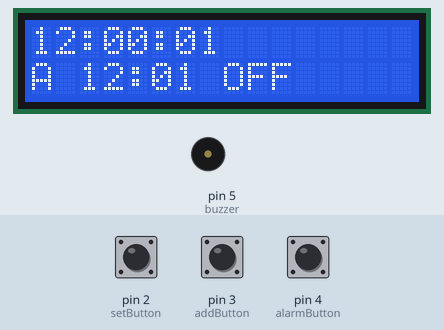
Recording of a sketch running on a simulated Arduino Uno, built with avr-gcc and run on an emulated ATmega328P. Shown: 16×2 character LCD, buzzer (waves = sounding, pin HIGH). Inputs (shaded band) come from the test bench; at power-on: pin 4 (alarmButton) HIGH, pin 2 (setButton) HIGH, pin 3 (addButton) HIGH.

Above: at 1.2 s.
1.3 s: pin 4 (alarmButton) pulled LOW for 0.15 s
At 2.8 s:
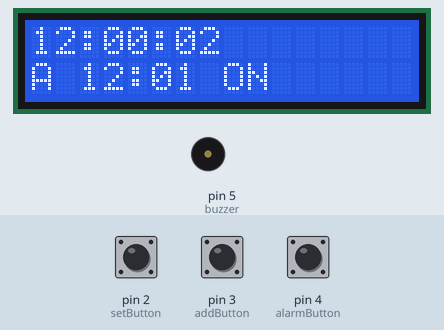
4.4 s: pin 2 (setButton) pulled LOW for 0.15 s
At 5.3 s:
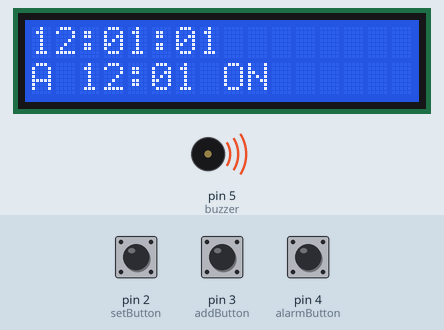
7.5 s: pin 3 (addButton) pulled LOW for 0.15 s
At 8.9 s:
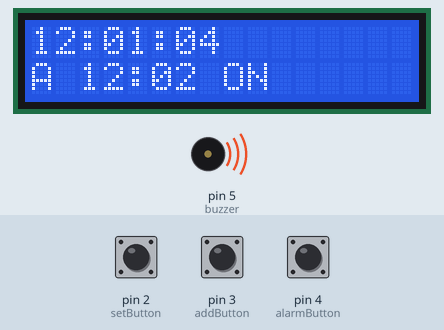
9.6 s: pin 2 (setButton) pulled LOW for 1 s
At 10.9 s:
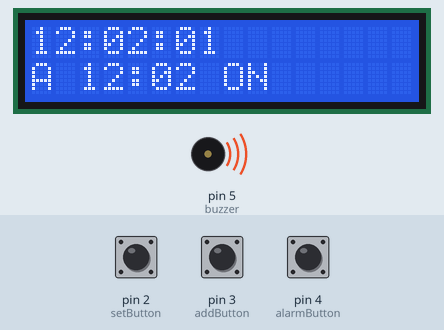
12.1 s: pin 3 (addButton) pulled LOW for 1 s
At 12.5 s:
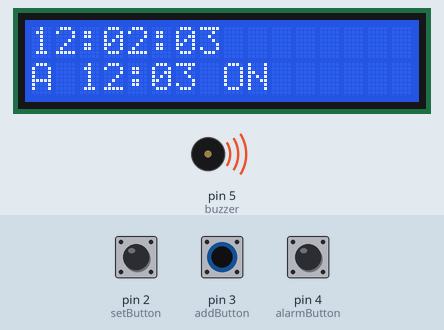
Timing chart, 0 to 15.6 s (numbered marks = the images above; inputs shaded):
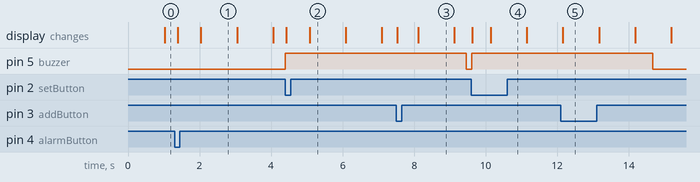

The sketch:

Clock.ino
```cpp
#include <Wire.h>
#include <LiquidCrystal_I2C.h>

LiquidCrystal_I2C lcd(0x27, 16, 2);

int setButton = 2;
int addButton = 3;
int alarmButton = 4;
int buzzer = 5;

int hours = 12;
int minutes = 0;
int seconds = 0;
int alarmHour = 12;
int alarmMinute = 1;

bool alarmEnabled = false;
bool alarmTriggered = false;
bool alarmSounding = false;

unsigned long previousMillis = 0;
unsigned long alarmStartMillis = 0;

bool lastSetState = HIGH;
bool lastAddState = HIGH;
bool lastAlarmState = HIGH;

void setup() {
  lcd.init();
  lcd.backlight();
  pinMode(setButton, INPUT_PULLUP);
  pinMode(addButton, INPUT_PULLUP);
  pinMode(alarmButton, INPUT_PULLUP);
  pinMode(buzzer, OUTPUT);
  digitalWrite(buzzer, LOW);
  lcd.clear();
}

void loop() {
  unsigned long currentMillis = millis();

  if (currentMillis - previousMillis >= 1000) {
    previousMillis = currentMillis;
    seconds++;
    if (seconds >= 60) { seconds = 0; minutes++; }
    if (minutes >= 60) { minutes = 0; hours++; }
    if (hours >= 24) { hours = 0; }
  }

  bool currentSetState = digitalRead(setButton);
  if (currentSetState == LOW && lastSetState == HIGH) {
    seconds = 0;
    minutes++;
    if (minutes >= 60) { minutes = 0; hours++; }
    if (hours >= 24) { hours = 0; }
  }
  lastSetState = currentSetState;

  bool currentAddState = digitalRead(addButton);
  if (currentAddState == LOW && lastAddState == HIGH) {
    alarmMinute++;
    if (alarmMinute >= 60) { alarmMinute = 0; alarmHour++; }
    if (alarmHour >= 24) { alarmHour = 0; }
  }
  lastAddState = currentAddState;

  bool currentAlarmState = digitalRead(alarmButton);
  if (currentAlarmState == LOW && lastAlarmState == HIGH) {
    if (alarmSounding) {
      alarmSounding = false;
      alarmTriggered = true;
      digitalWrite(buzzer, LOW);
    } else {
      alarmEnabled = !alarmEnabled;
    }
  }
  lastAlarmState = currentAlarmState;

  if (alarmEnabled && hours == alarmHour && minutes == alarmMinute && seconds == 0 && !alarmTriggered) {
    alarmTriggered = true;
    alarmSounding = true;
    alarmStartMillis = currentMillis;
    digitalWrite(buzzer, HIGH);
  }

  if (alarmSounding && currentMillis - alarmStartMillis >= 5000) {
    alarmSounding = false;
    digitalWrite(buzzer, LOW);
  }

  if (hours != alarmHour || minutes != alarmMinute) {
    alarmTriggered = false;
  }

  lcd.setCursor(0, 0);
  if (hours < 10) lcd.print("0");
  lcd.print(hours);
  lcd.print(":");
  if (minutes < 10) lcd.print("0");
  lcd.print(minutes);
  lcd.print(":");
  if (seconds < 10) lcd.print("0");
  lcd.print(seconds);
  lcd.print("   ");

  lcd.setCursor(0, 1);
  lcd.print("A ");
  if (alarmHour < 10) lcd.print("0");
  lcd.print(alarmHour);
  lcd.print(":");
  if (alarmMinute < 10) lcd.print("0");
  lcd.print(alarmMinute);
  lcd.print(alarmEnabled ? " ON " : " OFF");

  delay(50);
}
```

Measured:
- after the input at 1.3 s, the display: first changes after 0.09 s (image 1 shows a later state)
- after the input at 4.4 s, pin 5 (buzzer): LOW → HIGH at once
- after the input at 9.6 s, pin 5 (buzzer): LOW → HIGH at once
- what the display in image 1 shows lasts 1.1 s, from 2.0 s to 3.1 s
